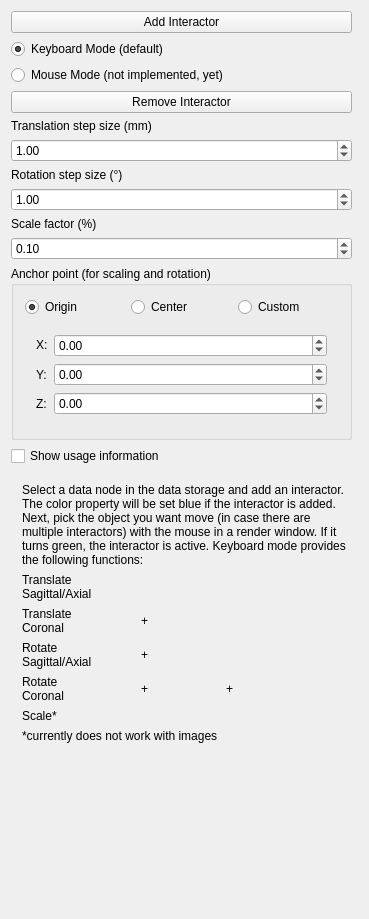
<?xml version="1.0" encoding="UTF-8"?>
<ui version="4.0">
 <class>QmitkGeometryToolsViewControls</class>
 <widget class="QWidget" name="QmitkGeometryToolsViewControls">
  <property name="geometry">
   <rect>
    <x>0</x>
    <y>0</y>
    <width>369</width>
    <height>919</height>
   </rect>
  </property>
  <property name="minimumSize">
   <size>
    <width>0</width>
    <height>0</height>
   </size>
  </property>
  <property name="windowTitle">
   <string>QmitkTemplate</string>
  </property>
  <layout class="QGridLayout" name="gridLayout_2">
   <item row="6" column="0">
    <widget class="QLabel" name="label_2">
     <property name="text">
      <string>Rotation step size (°)</string>
     </property>
    </widget>
   </item>
   <item row="5" column="0">
    <widget class="QDoubleSpinBox" name="m_TranslationStep">
     <property name="decimals">
      <number>2</number>
     </property>
     <property name="maximum">
      <double>1000.000000000000000</double>
     </property>
     <property name="value">
      <double>1.000000000000000</double>
     </property>
    </widget>
   </item>
   <item row="1" column="0">
    <widget class="QRadioButton" name="m_KeyboardMode">
     <property name="text">
      <string>Keyboard Mode (default)</string>
     </property>
     <property name="checked">
      <bool>true</bool>
     </property>
    </widget>
   </item>
   <item row="8" column="0">
    <widget class="QLabel" name="label_3">
     <property name="text">
      <string>Scale factor (%)</string>
     </property>
    </widget>
   </item>
   <item row="12" column="0">
    <widget class="QCheckBox" name="m_UsageInfoCheckBox">
     <property name="text">
      <string>Show usage information</string>
     </property>
    </widget>
   </item>
   <item row="2" column="0">
    <widget class="QRadioButton" name="m_MouseMode">
     <property name="text">
      <string>Mouse Mode (not implemented, yet)</string>
     </property>
    </widget>
   </item>
   <item row="7" column="0">
    <widget class="QDoubleSpinBox" name="m_RotationStep">
     <property name="maximum">
      <double>360.000000000000000</double>
     </property>
     <property name="value">
      <double>1.000000000000000</double>
     </property>
    </widget>
   </item>
   <item row="4" column="0">
    <widget class="QLabel" name="label">
     <property name="text">
      <string>Translation step size (mm)</string>
     </property>
    </widget>
   </item>
   <item row="3" column="0">
    <widget class="QPushButton" name="m_RemoveInteractor">
     <property name="sizePolicy">
      <sizepolicy hsizetype="Expanding" vsizetype="Fixed">
       <horstretch>0</horstretch>
       <verstretch>0</verstretch>
      </sizepolicy>
     </property>
     <property name="text">
      <string>Remove Interactor</string>
     </property>
    </widget>
   </item>
   <item row="9" column="0">
    <widget class="QDoubleSpinBox" name="m_ScaleFactor">
     <property name="maximum">
      <double>200.000000000000000</double>
     </property>
     <property name="singleStep">
      <double>0.100000000000000</double>
     </property>
     <property name="value">
      <double>0.100000000000000</double>
     </property>
    </widget>
   </item>
   <item row="10" column="0">
    <widget class="QGroupBox" name="groupBox">
     <property name="enabled">
      <bool>true</bool>
     </property>
     <property name="title">
      <string>Anchor point (for scaling and rotation)</string>
     </property>
     <property name="checkable">
      <bool>false</bool>
     </property>
     <layout class="QGridLayout" name="gridLayout_4">
      <item row="0" column="0">
       <layout class="QHBoxLayout" name="horizontalLayout_4">
        <item>
         <widget class="QRadioButton" name="m_OriginPointRadioButton">
          <property name="text">
           <string>Origin</string>
          </property>
          <property name="checked">
           <bool>true</bool>
          </property>
         </widget>
        </item>
        <item>
         <widget class="QRadioButton" name="m_CenterPointRadioButton">
          <property name="sizePolicy">
           <sizepolicy hsizetype="Minimum" vsizetype="Fixed">
            <horstretch>0</horstretch>
            <verstretch>0</verstretch>
           </sizepolicy>
          </property>
          <property name="text">
           <string>Center</string>
          </property>
          <property name="checked">
           <bool>false</bool>
          </property>
         </widget>
        </item>
        <item>
         <widget class="QRadioButton" name="m_CustomAnchorPointRadioButton">
          <property name="text">
           <string>Custom</string>
          </property>
         </widget>
        </item>
       </layout>
      </item>
      <item row="1" column="0">
       <widget class="QWidget" name="m_CustomAnchorPoint" native="true">
        <layout class="QGridLayout" name="gridLayout_6">
         <item row="0" column="0">
          <layout class="QGridLayout" name="gridLayout_3">
           <item row="0" column="0">
            <widget class="QLabel" name="label_33">
             <property name="sizePolicy">
              <sizepolicy hsizetype="Minimum" vsizetype="Fixed">
               <horstretch>0</horstretch>
               <verstretch>0</verstretch>
              </sizepolicy>
             </property>
             <property name="text">
              <string>X:</string>
             </property>
            </widget>
           </item>
           <item row="0" column="1">
            <widget class="QDoubleSpinBox" name="m_AnchorPointX">
             <property name="sizePolicy">
              <sizepolicy hsizetype="Expanding" vsizetype="Fixed">
               <horstretch>0</horstretch>
               <verstretch>0</verstretch>
              </sizepolicy>
             </property>
             <property name="minimum">
              <double>-9999.989999999999782</double>
             </property>
             <property name="maximum">
              <double>9999.989999999999782</double>
             </property>
            </widget>
           </item>
           <item row="1" column="0">
            <widget class="QLabel" name="label_34">
             <property name="sizePolicy">
              <sizepolicy hsizetype="Minimum" vsizetype="Preferred">
               <horstretch>0</horstretch>
               <verstretch>0</verstretch>
              </sizepolicy>
             </property>
             <property name="text">
              <string>Y:</string>
             </property>
            </widget>
           </item>
           <item row="1" column="1">
            <widget class="QDoubleSpinBox" name="m_AnchorPointY">
             <property name="sizePolicy">
              <sizepolicy hsizetype="Expanding" vsizetype="Fixed">
               <horstretch>0</horstretch>
               <verstretch>0</verstretch>
              </sizepolicy>
             </property>
             <property name="minimum">
              <double>-9999.989999999999782</double>
             </property>
             <property name="maximum">
              <double>9999.989999999999782</double>
             </property>
            </widget>
           </item>
           <item row="2" column="0">
            <widget class="QLabel" name="label_35">
             <property name="sizePolicy">
              <sizepolicy hsizetype="Minimum" vsizetype="Preferred">
               <horstretch>0</horstretch>
               <verstretch>0</verstretch>
              </sizepolicy>
             </property>
             <property name="text">
              <string>Z:</string>
             </property>
            </widget>
           </item>
           <item row="2" column="1">
            <widget class="QDoubleSpinBox" name="m_AnchorPointZ">
             <property name="sizePolicy">
              <sizepolicy hsizetype="Expanding" vsizetype="Fixed">
               <horstretch>0</horstretch>
               <verstretch>0</verstretch>
              </sizepolicy>
             </property>
             <property name="minimum">
              <double>-9999.989999999999782</double>
             </property>
             <property name="maximum">
              <double>9999.989999999999782</double>
             </property>
            </widget>
           </item>
          </layout>
         </item>
        </layout>
       </widget>
      </item>
     </layout>
    </widget>
   </item>
   <item row="0" column="0">
    <widget class="QPushButton" name="m_AddInteractor">
     <property name="sizePolicy">
      <sizepolicy hsizetype="Expanding" vsizetype="Fixed">
       <horstretch>0</horstretch>
       <verstretch>0</verstretch>
      </sizepolicy>
     </property>
     <property name="toolTip">
      <string>Do image processing</string>
     </property>
     <property name="text">
      <string>Add Interactor</string>
     </property>
    </widget>
   </item>
   <item row="14" column="0" rowspan="3" colspan="2">
    <widget class="QWidget" name="m_UsageInfo" native="true">
     <layout class="QGridLayout" name="gridLayout">
      <item row="0" column="0">
       <widget class="QLabel" name="label_32">
        <property name="text">
         <string>Select a data node in the data storage and add an interactor. The color property will be set blue if the interactor is added. Next, pick the object you want move (in case there are multiple interactors) with the mouse in a render window. If it turns green, the interactor is active. Keyboard mode provides the following functions:</string>
        </property>
        <property name="wordWrap">
         <bool>true</bool>
        </property>
       </widget>
      </item>
      <item row="1" column="0">
       <layout class="QGridLayout" name="m_UsageInfoLayout">
        <item row="4" column="6">
         <widget class="QLabel" name="label_24">
          <property name="text">
           <string/>
          </property>
          <property name="pixmap">
           <pixmap resource="../../../../../mitk-super-master-release/MITK-build/Plugins/org.mitk.gui.qt.geometrytools/org_mitk_gui_qt_geometrytools_cached.qrc">:/org.mitk.gui.qt.geometrytools/resources/key_up.png</pixmap>
          </property>
         </widget>
        </item>
        <item row="2" column="2">
         <widget class="QLabel" name="label_18">
          <property name="text">
           <string/>
          </property>
          <property name="pixmap">
           <pixmap resource="../../../../../mitk-super-master-release/MITK-build/Plugins/org.mitk.gui.qt.geometrytools/org_mitk_gui_qt_geometrytools_cached.qrc">:/org.mitk.gui.qt.geometrytools/resources/key_shift.png</pixmap>
          </property>
         </widget>
        </item>
        <item row="3" column="3">
         <widget class="QLabel" name="label_7">
          <property name="text">
           <string>+</string>
          </property>
         </widget>
        </item>
        <item row="3" column="6">
         <widget class="QLabel" name="label_8">
          <property name="text">
           <string/>
          </property>
          <property name="pixmap">
           <pixmap resource="../../../../../mitk-super-master-release/MITK-build/Plugins/org.mitk.gui.qt.geometrytools/org_mitk_gui_qt_geometrytools_cached.qrc">:/org.mitk.gui.qt.geometrytools/resources/key_up.png</pixmap>
          </property>
         </widget>
        </item>
        <item row="2" column="3">
         <widget class="QLabel" name="label_11">
          <property name="text">
           <string>+</string>
          </property>
         </widget>
        </item>
        <item row="1" column="4">
         <widget class="QLabel" name="label_12">
          <property name="text">
           <string/>
          </property>
          <property name="pixmap">
           <pixmap resource="../../../../../mitk-super-master-release/MITK-build/Plugins/org.mitk.gui.qt.geometrytools/org_mitk_gui_qt_geometrytools_cached.qrc">:/org.mitk.gui.qt.geometrytools/resources/key_right.png</pixmap>
          </property>
         </widget>
        </item>
        <item row="1" column="2">
         <widget class="QLabel" name="label_16">
          <property name="text">
           <string/>
          </property>
          <property name="pixmap">
           <pixmap resource="../../../../../mitk-super-master-release/MITK-build/Plugins/org.mitk.gui.qt.geometrytools/org_mitk_gui_qt_geometrytools_cached.qrc">:/org.mitk.gui.qt.geometrytools/resources/key_left.png</pixmap>
          </property>
         </widget>
        </item>
        <item row="1" column="3">
         <widget class="QLabel" name="label_14">
          <property name="text">
           <string/>
          </property>
          <property name="pixmap">
           <pixmap resource="../../../../../mitk-super-master-release/MITK-build/Plugins/org.mitk.gui.qt.geometrytools/org_mitk_gui_qt_geometrytools_cached.qrc">:/org.mitk.gui.qt.geometrytools/resources/key_up.png</pixmap>
          </property>
         </widget>
        </item>
        <item row="4" column="5">
         <widget class="QLabel" name="label_28">
          <property name="text">
           <string>+</string>
          </property>
         </widget>
        </item>
        <item row="2" column="0">
         <widget class="QLabel" name="label_19">
          <property name="text">
           <string>&lt;html&gt;&lt;head/&gt;&lt;body&gt;&lt;p&gt;Translate &lt;br/&gt;Coronal&lt;/p&gt;&lt;/body&gt;&lt;/html&gt;</string>
          </property>
         </widget>
        </item>
        <item row="1" column="5">
         <widget class="QLabel" name="label_13">
          <property name="text">
           <string/>
          </property>
          <property name="pixmap">
           <pixmap resource="../../../../../mitk-super-master-release/MITK-build/Plugins/org.mitk.gui.qt.geometrytools/org_mitk_gui_qt_geometrytools_cached.qrc">:/org.mitk.gui.qt.geometrytools/resources/key_down.png</pixmap>
          </property>
         </widget>
        </item>
        <item row="4" column="2">
         <widget class="QLabel" name="label_25">
          <property name="text">
           <string/>
          </property>
          <property name="pixmap">
           <pixmap resource="../../../../../mitk-super-master-release/MITK-build/Plugins/org.mitk.gui.qt.geometrytools/org_mitk_gui_qt_geometrytools_cached.qrc">:/org.mitk.gui.qt.geometrytools/resources/key_ctrl.png</pixmap>
          </property>
         </widget>
        </item>
        <item row="4" column="0">
         <widget class="QLabel" name="label_27">
          <property name="text">
           <string>&lt;html&gt;&lt;head/&gt;&lt;body&gt;&lt;p&gt;Rotate &lt;br/&gt;Coronal&lt;/p&gt;&lt;/body&gt;&lt;/html&gt;</string>
          </property>
         </widget>
        </item>
        <item row="3" column="2">
         <widget class="QLabel" name="label_6">
          <property name="text">
           <string/>
          </property>
          <property name="pixmap">
           <pixmap resource="../../../../../mitk-super-master-release/MITK-build/Plugins/org.mitk.gui.qt.geometrytools/org_mitk_gui_qt_geometrytools_cached.qrc">:/org.mitk.gui.qt.geometrytools/resources/key_ctrl.png</pixmap>
          </property>
         </widget>
        </item>
        <item row="3" column="7">
         <widget class="QLabel" name="label_9">
          <property name="text">
           <string/>
          </property>
          <property name="pixmap">
           <pixmap resource="../../../../../mitk-super-master-release/MITK-build/Plugins/org.mitk.gui.qt.geometrytools/org_mitk_gui_qt_geometrytools_cached.qrc">:/org.mitk.gui.qt.geometrytools/resources/key_down.png</pixmap>
          </property>
         </widget>
        </item>
        <item row="3" column="0">
         <widget class="QLabel" name="label_10">
          <property name="text">
           <string>&lt;html&gt;&lt;head/&gt;&lt;body&gt;&lt;p&gt;Rotate &lt;br/&gt;Sagittal/Axial&lt;/p&gt;&lt;/body&gt;&lt;/html&gt;</string>
          </property>
         </widget>
        </item>
        <item row="4" column="3">
         <widget class="QLabel" name="label_20">
          <property name="text">
           <string>+</string>
          </property>
         </widget>
        </item>
        <item row="3" column="5">
         <widget class="QLabel" name="label_5">
          <property name="text">
           <string/>
          </property>
          <property name="pixmap">
           <pixmap resource="../../../../../mitk-super-master-release/MITK-build/Plugins/org.mitk.gui.qt.geometrytools/org_mitk_gui_qt_geometrytools_cached.qrc">:/org.mitk.gui.qt.geometrytools/resources/key_down.png</pixmap>
          </property>
         </widget>
        </item>
        <item row="2" column="5">
         <widget class="QLabel" name="label_21">
          <property name="text">
           <string/>
          </property>
          <property name="pixmap">
           <pixmap resource="../../../../../mitk-super-master-release/MITK-build/Plugins/org.mitk.gui.qt.geometrytools/org_mitk_gui_qt_geometrytools_cached.qrc">:/org.mitk.gui.qt.geometrytools/resources/key_down.png</pixmap>
          </property>
         </widget>
        </item>
        <item row="4" column="7">
         <widget class="QLabel" name="label_22">
          <property name="text">
           <string/>
          </property>
          <property name="pixmap">
           <pixmap resource="../../../../../mitk-super-master-release/MITK-build/Plugins/org.mitk.gui.qt.geometrytools/org_mitk_gui_qt_geometrytools_cached.qrc">:/org.mitk.gui.qt.geometrytools/resources/key_down.png</pixmap>
          </property>
         </widget>
        </item>
        <item row="4" column="4">
         <widget class="QLabel" name="label_26">
          <property name="text">
           <string/>
          </property>
          <property name="pixmap">
           <pixmap resource="../../../../../mitk-super-master-release/MITK-build/Plugins/org.mitk.gui.qt.geometrytools/org_mitk_gui_qt_geometrytools_cached.qrc">:/org.mitk.gui.qt.geometrytools/resources/key_shift.png</pixmap>
          </property>
         </widget>
        </item>
        <item row="2" column="4">
         <widget class="QLabel" name="label_15">
          <property name="text">
           <string/>
          </property>
          <property name="pixmap">
           <pixmap resource="../../../../../mitk-super-master-release/MITK-build/Plugins/org.mitk.gui.qt.geometrytools/org_mitk_gui_qt_geometrytools_cached.qrc">:/org.mitk.gui.qt.geometrytools/resources/key_up.png</pixmap>
          </property>
         </widget>
        </item>
        <item row="1" column="0">
         <widget class="QLabel" name="label_17">
          <property name="text">
           <string>&lt;html&gt;&lt;head/&gt;&lt;body&gt;&lt;p&gt;Translate &lt;br/&gt;Sagittal/Axial&lt;/p&gt;&lt;/body&gt;&lt;/html&gt;</string>
          </property>
         </widget>
        </item>
        <item row="3" column="4">
         <widget class="QLabel" name="label_4">
          <property name="text">
           <string/>
          </property>
          <property name="pixmap">
           <pixmap resource="../../../../../mitk-super-master-release/MITK-build/Plugins/org.mitk.gui.qt.geometrytools/org_mitk_gui_qt_geometrytools_cached.qrc">:/org.mitk.gui.qt.geometrytools/resources/key_left.png</pixmap>
          </property>
         </widget>
        </item>
        <item row="5" column="0">
         <widget class="QLabel" name="label_23">
          <property name="text">
           <string>Scale*</string>
          </property>
         </widget>
        </item>
        <item row="5" column="2">
         <widget class="QLabel" name="label_29">
          <property name="text">
           <string/>
          </property>
          <property name="pixmap">
           <pixmap resource="../../../../../mitk-super-master-release/MITK-build/Plugins/org.mitk.gui.qt.geometrytools/org_mitk_gui_qt_geometrytools_cached.qrc">:/org.mitk.gui.qt.geometrytools/resources/key_plus.png</pixmap>
          </property>
         </widget>
        </item>
        <item row="5" column="3">
         <widget class="QLabel" name="label_30">
          <property name="text">
           <string/>
          </property>
          <property name="pixmap">
           <pixmap resource="../../../../../mitk-super-master-release/MITK-build/Plugins/org.mitk.gui.qt.geometrytools/org_mitk_gui_qt_geometrytools_cached.qrc">:/org.mitk.gui.qt.geometrytools/resources/key_dash.png</pixmap>
          </property>
         </widget>
        </item>
       </layout>
      </item>
      <item row="2" column="0">
       <widget class="QLabel" name="label_31">
        <property name="text">
         <string>*currently does not work with images</string>
        </property>
       </widget>
      </item>
     </layout>
    </widget>
   </item>
   <item row="17" column="0">
    <spacer name="verticalSpacer">
     <property name="orientation">
      <enum>Qt::Vertical</enum>
     </property>
     <property name="sizeHint" stdset="0">
      <size>
       <width>20</width>
       <height>40</height>
      </size>
     </property>
    </spacer>
   </item>
  </layout>
 </widget>
 <layoutdefault spacing="6" margin="11"/>
 <tabstops>
  <tabstop>m_AddInteractor</tabstop>
  <tabstop>m_KeyboardMode</tabstop>
  <tabstop>m_MouseMode</tabstop>
  <tabstop>m_RemoveInteractor</tabstop>
  <tabstop>m_TranslationStep</tabstop>
  <tabstop>m_RotationStep</tabstop>
  <tabstop>m_ScaleFactor</tabstop>
  <tabstop>m_OriginPointRadioButton</tabstop>
  <tabstop>m_CenterPointRadioButton</tabstop>
  <tabstop>m_CustomAnchorPointRadioButton</tabstop>
  <tabstop>m_AnchorPointX</tabstop>
  <tabstop>m_AnchorPointY</tabstop>
  <tabstop>m_AnchorPointZ</tabstop>
  <tabstop>m_UsageInfoCheckBox</tabstop>
 </tabstops>
 <resources>
  <include location="../../../../../mitk-super-master-release/MITK-build/Plugins/org.mitk.gui.qt.geometrytools/org_mitk_gui_qt_geometrytools_cached.qrc"/>
 </resources>
 <connections/>
</ui>
